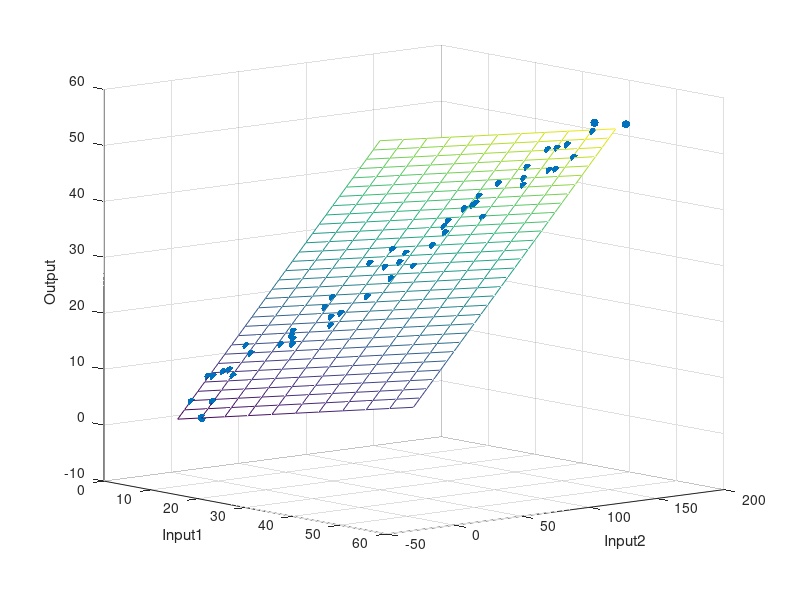

The MATLAB script that drew this image:
%load data
load("HW41.txt");
data=HW41;
%input
x1=data(:,1);
x2=data(:,2);
%output
y=data(:,3);
scatter3(x1,x2,y,'filled')

X = [ones(size(x1)) x1 x2 x1.*x2];
b = regress(y,X);

hold on
x1fit = min(x1):5:max(x1);
x2fit = min(x2):5:max(x2);
[X1FIT,X2FIT] = meshgrid(x1fit,x2fit);
YFIT = b(1) + b(2)*X1FIT + b(3)*X2FIT + b(4)*X1FIT.*X2FIT;

mesh(X1FIT,X2FIT,YFIT)
xlabel('Input1')
ylabel('Input2')
zlabel('Output')
view(50,10)
hold off